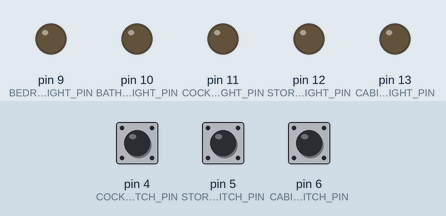
The sketch below on a simulated Arduino Uno, built with avr-gcc and run on an emulated ATmega328P. Parts: output pins drawn as LEDs (lit = HIGH). The test bench sets the inputs (shaded band); at power-on: pin 4 (COCKPIT_LIGHT_SWITCH_PIN) LOW, pin 5 (STORAGE_LIGHT_SWITCH_PIN) LOW, pin 6 (CABIN_LIGHT_SWITCH_PIN) LOW.

Above: at 1.2 s.
1.3 s: pin 4 (COCKPIT_LIGHT_SWITCH_PIN) pulled HIGH for 0.15 s
At 1.37 s:
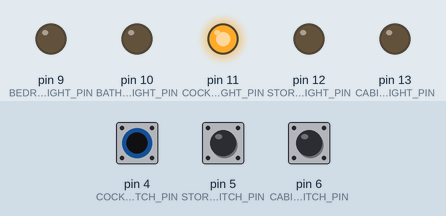
2.9 s: pin 5 (STORAGE_LIGHT_SWITCH_PIN) pulled HIGH for 0.15 s
At 2.97 s:
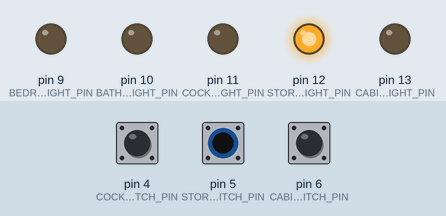
4.5 s: pin 6 (CABIN_LIGHT_SWITCH_PIN) pulled HIGH for 0.15 s
At 4.57 s:
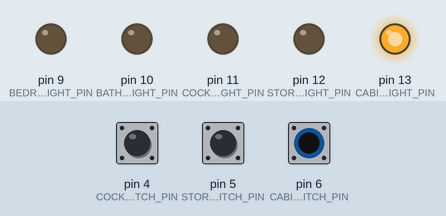
6.1 s: pin 6 (CABIN_LIGHT_SWITCH_PIN) pulled HIGH for 3.2 s
At 10.5 s:
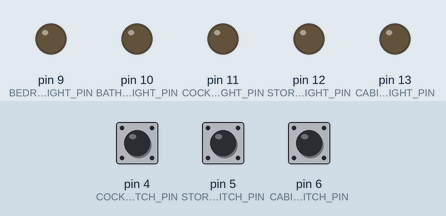
10.8 s: pin 4 (COCKPIT_LIGHT_SWITCH_PIN) pulled HIGH for 3.2 s
At 11.8 s:
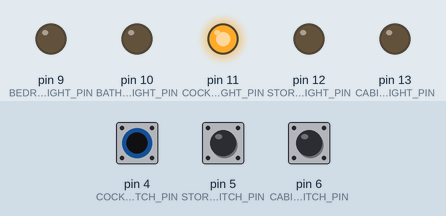
15.5 s: pin 4 (COCKPIT_LIGHT_SWITCH_PIN) driven HIGH and pin 5 (STORAGE_LIGHT_SWITCH_PIN) driven HIGH
At 16.5 s:
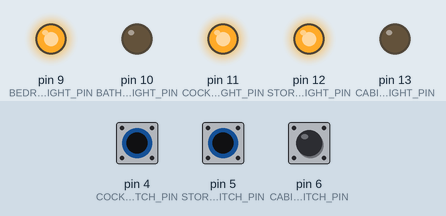
Timing chart, 0 to 18.0 s (numbered marks = the images above; inputs shaded):
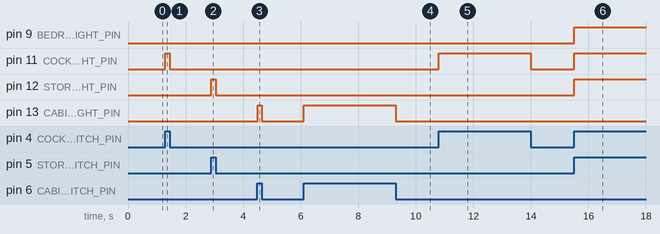

Measured:
- after the input at 1.3 s, pin 11 (COCKPIT_LIGHT_PIN): LOW → HIGH at once, → LOW 0.15 s later
- after the input at 2.9 s, pin 12 (STORAGE_LIGHT_PIN): LOW → HIGH at once, → LOW 0.15 s later
- after the input at 4.5 s, pin 13 (CABIN_LIGHT_PIN): LOW → HIGH at once, → LOW 0.15 s later
- after the input at 6.1 s, pin 13 (CABIN_LIGHT_PIN): LOW → HIGH at once, → LOW 3.2 s later
- after the input at 10.8 s, pin 11 (COCKPIT_LIGHT_PIN): LOW → HIGH at once, → LOW 3.2 s later
- after the input at 15.5 s, pin 9 (BEDROOM_LIGHT_PIN), pin 11 (COCKPIT_LIGHT_PIN), pin 12 (STORAGE_LIGHT_PIN): LOW → HIGH at once

The sketch:

bridgetday10.ino
```cpp
const byte CABIN_LIGHT_PIN = 13;
const byte STORAGE_LIGHT_PIN = 12;
const byte COCKPIT_LIGHT_PIN = 11;
const byte BATHROOM_LIGHT_PIN =10;
const byte BEDROOM_LIGHT_PIN =9;

const byte CABIN_LIGHT_SWITCH_PIN = 6;
const byte STORAGE_LIGHT_SWITCH_PIN = 5;
const byte COCKPIT_LIGHT_SWITCH_PIN = 4;


void setup() {
  // put your setup code here, to run once:
pinMode (CABIN_LIGHT_PIN, OUTPUT);
  pinMode (STORAGE_LIGHT_PIN, OUTPUT);
  pinMode (COCKPIT_LIGHT_PIN, OUTPUT);
  pinMode (BATHROOM_LIGHT_PIN, OUTPUT);
  pinMode (BEDROOM_LIGHT_PIN, OUTPUT);

  pinMode (CABIN_LIGHT_SWITCH_PIN, INPUT);
  pinMode (STORAGE_LIGHT_SWITCH_PIN, INPUT);
  pinMode (COCKPIT_LIGHT_SWITCH_PIN, INPUT);

}
void loop() {
  // put your main code here, to run repeatedly:
if (digitalRead (CABIN_LIGHT_SWITCH_PIN) == HIGH){
    digitalWrite (CABIN_LIGHT_PIN, HIGH);
} else {
    digitalWrite (CABIN_LIGHT_PIN, LOW);
}

if (digitalRead (STORAGE_LIGHT_SWITCH_PIN) == HIGH){
    digitalWrite (STORAGE_LIGHT_PIN, HIGH);
} else {
    digitalWrite (STORAGE_LIGHT_PIN, LOW);
}

if (digitalRead (COCKPIT_LIGHT_SWITCH_PIN) == HIGH){
    digitalWrite (COCKPIT_LIGHT_PIN, HIGH);
} else {
    digitalWrite (COCKPIT_LIGHT_PIN, LOW);
}

if (digitalRead(CABIN_LIGHT_SWITCH_PIN) == HIGH && digitalRead(STORAGE_LIGHT_SWITCH_PIN) == HIGH){
    digitalWrite (BATHROOM_LIGHT_PIN, HIGH);
} else {
    digitalWrite (BATHROOM_LIGHT_PIN, LOW);
}

if (digitalRead (STORAGE_LIGHT_SWITCH_PIN) == HIGH && digitalRead(COCKPIT_LIGHT_SWITCH_PIN) == HIGH){
    digitalWrite (BEDROOM_LIGHT_PIN, HIGH);
} else {
    digitalWrite (BEDROOM_LIGHT_PIN, LOW);
}
}
```
